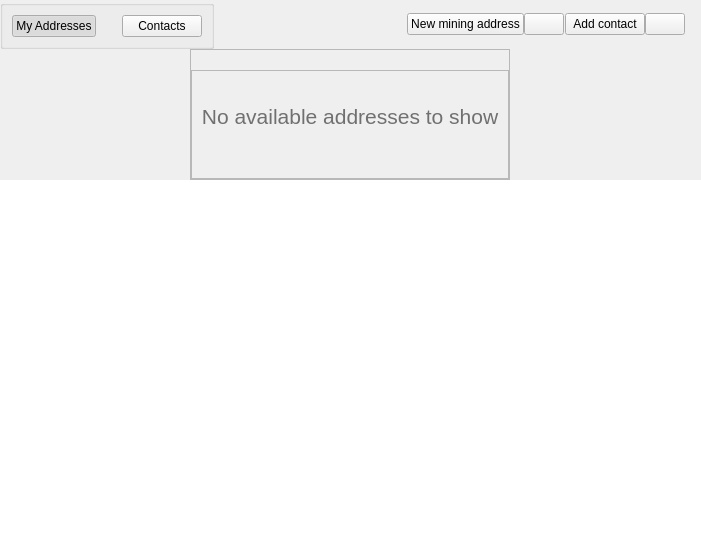
<?xml version="1.0" encoding="UTF-8"?>
<ui version="4.0">
 <class>AddressesWidget</class>
 <widget class="QWidget" name="AddressesWidget">
  <property name="geometry">
   <rect>
    <x>0</x>
    <y>0</y>
    <width>701</width>
    <height>537</height>
   </rect>
  </property>
  <property name="windowTitle">
   <string>Form</string>
  </property>
  <layout class="QVBoxLayout" name="verticalLayout">
   <property name="spacing">
    <number>0</number>
   </property>
   <property name="leftMargin">
    <number>0</number>
   </property>
   <property name="topMargin">
    <number>0</number>
   </property>
   <property name="rightMargin">
    <number>0</number>
   </property>
   <property name="bottomMargin">
    <number>0</number>
   </property>
   <item>
    <widget class="QFrame" name="container">
     <layout class="QVBoxLayout" name="verticalLayout_2" stretch="0,0,1,1,1">
      <property name="spacing">
       <number>0</number>
      </property>
      <property name="leftMargin">
       <number>0</number>
      </property>
      <property name="topMargin">
       <number>0</number>
      </property>
      <property name="rightMargin">
       <number>0</number>
      </property>
      <property name="bottomMargin">
       <number>0</number>
      </property>
      <item>
       <layout class="QHBoxLayout" name="horizontalLayout">
        <property name="spacing">
         <number>0</number>
        </property>
        <property name="rightMargin">
         <number>16</number>
        </property>
        <item>
         <widget class="QGroupBox" name="groupBox">
          <property name="title">
           <string/>
          </property>
          <layout class="QHBoxLayout" name="horizontalLayout_2">
           <item>
            <widget class="QPushButton" name="btnMyAddresses">
             <property name="focusPolicy">
              <enum>Qt::NoFocus</enum>
             </property>
             <property name="text">
              <string>My Addresses</string>
             </property>
             <property name="iconSize">
              <size>
               <width>6</width>
               <height>6</height>
              </size>
             </property>
             <property name="checkable">
              <bool>true</bool>
             </property>
             <property name="checked">
              <bool>true</bool>
             </property>
             <property name="autoExclusive">
              <bool>true</bool>
             </property>
            </widget>
           </item>
           <item>
            <spacer name="horizontalSpacer_3">
             <property name="orientation">
              <enum>Qt::Horizontal</enum>
             </property>
             <property name="sizeType">
              <enum>QSizePolicy::Fixed</enum>
             </property>
             <property name="sizeHint" stdset="0">
              <size>
               <width>20</width>
               <height>20</height>
              </size>
             </property>
            </spacer>
           </item>
           <item>
            <widget class="QPushButton" name="btnContacts">
             <property name="focusPolicy">
              <enum>Qt::NoFocus</enum>
             </property>
             <property name="text">
              <string>Contacts</string>
             </property>
             <property name="checkable">
              <bool>true</bool>
             </property>
             <property name="autoExclusive">
              <bool>true</bool>
             </property>
            </widget>
           </item>
          </layout>
         </widget>
        </item>
        <item>
         <spacer name="horizontalSpacer">
          <property name="orientation">
           <enum>Qt::Horizontal</enum>
          </property>
          <property name="sizeHint" stdset="0">
           <size>
            <width>40</width>
            <height>20</height>
           </size>
          </property>
         </spacer>
        </item>
        <item>
         <widget class="QPushButton" name="btnMiningAddress">
          <property name="focusPolicy">
           <enum>Qt::NoFocus</enum>
          </property>
          <property name="text">
           <string>New mining address</string>
          </property>
         </widget>
        </item>
        <item>
         <widget class="QPushButton" name="btnMiningAddress2">
          <property name="focusPolicy">
           <enum>Qt::NoFocus</enum>
          </property>
          <property name="text">
           <string/>
          </property>
          <property name="icon">
           <iconset resource="../../veil.qrc">
            <normaloff>:/icons/ic-mined-png</normaloff>:/icons/ic-mined-png</iconset>
          </property>
          <property name="iconSize">
           <size>
            <width>32</width>
            <height>32</height>
           </size>
          </property>
         </widget>
        </item>
        <item>
         <widget class="QLabel" name="lblSplit">
          <property name="minimumSize">
           <size>
            <width>1</width>
            <height>0</height>
           </size>
          </property>
          <property name="maximumSize">
           <size>
            <width>1</width>
            <height>16777215</height>
           </size>
          </property>
          <property name="text">
           <string/>
          </property>
         </widget>
        </item>
        <item>
         <widget class="QPushButton" name="btnAdd">
          <property name="focusPolicy">
           <enum>Qt::NoFocus</enum>
          </property>
          <property name="text">
           <string>Add contact</string>
          </property>
         </widget>
        </item>
        <item>
         <widget class="QPushButton" name="btnAddIcon">
          <property name="text">
           <string/>
          </property>
          <property name="icon">
           <iconset resource="../../veil.qrc">
            <normaloff>:/icons/ic-add-account-png</normaloff>:/icons/ic-add-account-png</iconset>
          </property>
          <property name="iconSize">
           <size>
            <width>32</width>
            <height>32</height>
           </size>
          </property>
         </widget>
        </item>
       </layout>
      </item>
      <item alignment="Qt::AlignHCenter|Qt::AlignVCenter">
       <widget class="QFrame" name="empty">
        <property name="enabled">
         <bool>true</bool>
        </property>
        <property name="frameShape">
         <enum>QFrame::StyledPanel</enum>
        </property>
        <property name="frameShadow">
         <enum>QFrame::Raised</enum>
        </property>
        <layout class="QVBoxLayout" name="verticalLayout_4">
         <property name="leftMargin">
          <number>0</number>
         </property>
         <property name="topMargin">
          <number>0</number>
         </property>
         <property name="rightMargin">
          <number>0</number>
         </property>
         <property name="bottomMargin">
          <number>0</number>
         </property>
         <item alignment="Qt::AlignHCenter">
          <widget class="QLabel" name="label">
           <property name="text">
            <string/>
           </property>
           <property name="pixmap">
            <pixmap resource="../../veil.qrc">:/icons/img-empty-addresses</pixmap>
           </property>
          </widget>
         </item>
         <item>
          <widget class="QFrame" name="containerEmpty">
           <property name="enabled">
            <bool>true</bool>
           </property>
           <property name="minimumSize">
            <size>
             <width>0</width>
             <height>0</height>
            </size>
           </property>
           <property name="frameShape">
            <enum>QFrame::StyledPanel</enum>
           </property>
           <property name="frameShadow">
            <enum>QFrame::Raised</enum>
           </property>
           <layout class="QVBoxLayout" name="verticalLayout_3" stretch="0,0,3">
            <property name="sizeConstraint">
             <enum>QLayout::SetDefaultConstraint</enum>
            </property>
            <item>
             <spacer name="verticalSpacer_3">
              <property name="orientation">
               <enum>Qt::Vertical</enum>
              </property>
              <property name="sizeHint" stdset="0">
               <size>
                <width>20</width>
                <height>24</height>
               </size>
              </property>
             </spacer>
            </item>
            <item>
             <widget class="QLabel" name="label_2">
              <property name="text">
               <string>&lt;html&gt;&lt;head/&gt;&lt;body&gt;&lt;p align=&quot;center&quot;&gt;&lt;span style=&quot; font-size:16pt; color:#707070;&quot;&gt;No available addresses to show&lt;/span&gt;&lt;/p&gt;&lt;/body&gt;&lt;/html&gt;</string>
              </property>
             </widget>
            </item>
            <item>
             <spacer name="verticalSpacer_5">
              <property name="orientation">
               <enum>Qt::Vertical</enum>
              </property>
              <property name="sizeHint" stdset="0">
               <size>
                <width>20</width>
                <height>40</height>
               </size>
              </property>
             </spacer>
            </item>
           </layout>
          </widget>
         </item>
        </layout>
       </widget>
      </item>
      <item>
       <widget class="QListView" name="listAddresses">
        <property name="mouseTracking">
         <bool>true</bool>
        </property>
        <property name="frameShape">
         <enum>QFrame::NoFrame</enum>
        </property>
        <property name="verticalScrollBarPolicy">
         <enum>Qt::ScrollBarAsNeeded</enum>
        </property>
        <property name="horizontalScrollBarPolicy">
         <enum>Qt::ScrollBarAlwaysOff</enum>
        </property>
        <property name="sizeAdjustPolicy">
         <enum>QAbstractScrollArea::AdjustToContents</enum>
        </property>
        <property name="autoScroll">
         <bool>true</bool>
        </property>
        <property name="selectionMode">
         <enum>QAbstractItemView::SingleSelection</enum>
        </property>
        <property name="selectionBehavior">
         <enum>QAbstractItemView::SelectRows</enum>
        </property>
        <property name="movement">
         <enum>QListView::Free</enum>
        </property>
        <property name="resizeMode">
         <enum>QListView::Adjust</enum>
        </property>
        <property name="layoutMode">
         <enum>QListView::SinglePass</enum>
        </property>
        <property name="viewMode">
         <enum>QListView::ListMode</enum>
        </property>
       </widget>
      </item>
      <item>
       <widget class="QListView" name="listContacts">
        <property name="mouseTracking">
         <bool>true</bool>
        </property>
        <property name="focusPolicy">
         <enum>Qt::NoFocus</enum>
        </property>
        <property name="frameShape">
         <enum>QFrame::NoFrame</enum>
        </property>
        <property name="verticalScrollBarPolicy">
         <enum>Qt::ScrollBarAsNeeded</enum>
        </property>
        <property name="horizontalScrollBarPolicy">
         <enum>Qt::ScrollBarAlwaysOff</enum>
        </property>
        <property name="sizeAdjustPolicy">
         <enum>QAbstractScrollArea::AdjustToContents</enum>
        </property>
        <property name="autoScroll">
         <bool>true</bool>
        </property>
        <property name="selectionMode">
         <enum>QAbstractItemView::NoSelection</enum>
        </property>
        <property name="movement">
         <enum>QListView::Free</enum>
        </property>
        <property name="resizeMode">
         <enum>QListView::Adjust</enum>
        </property>
        <property name="viewMode">
         <enum>QListView::ListMode</enum>
        </property>
       </widget>
      </item>
     </layout>
    </widget>
   </item>
  </layout>
 </widget>
 <resources>
  <include location="../../veil.qrc"/>
 </resources>
 <connections/>
</ui>
